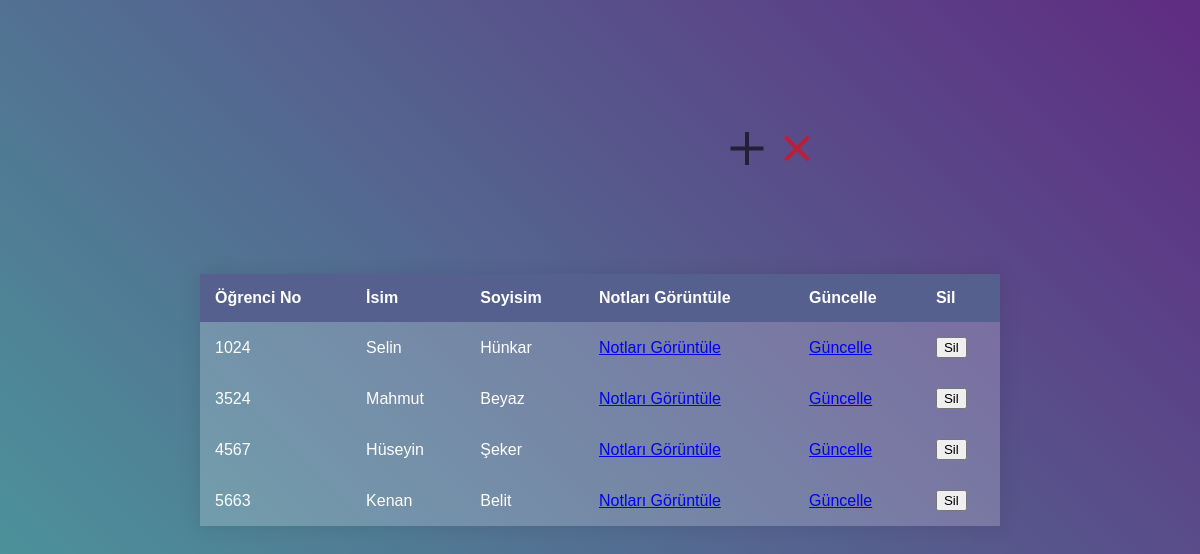
Screenshot of /öğrenciler.php with the database file from the repository.
### tables this page shows
CREATE TABLE `students` (
  `id` int(11) NOT NULL,
  `student_no` int(4) NOT NULL,
  `name` varchar(20) NOT NULL,
  `surname` varchar(20) NOT NULL
);

### öğrenciler.php (the view, shortened to what this page needs)
<?php
include("baglan.php");
$result = mysqli_query($conn,"SELECT * FROM students");
$data = $result->fetch_all(MYSQLI_ASSOC);
?>
<!DOCTYPE html>
<html>
<div class="row">
	 		<div class="col-md-10 mx-auto">
	 			<div class="row">
			 		<div class="col-md-2">
                        <a href="logout.php" class="close"></a>
			 		</div>
           <div class="col-md-2">
			 			<a href="yeniöğrenci.php" class="yeniöğrenci"></a>
			 		</div>
	 			</div>
	 		</div>
	 	</div>
<div class="container">
	<table>
		<thead>
			<tr>
            <th>Öğrenci No</th>
            <th>İsim</th>
            <th>Soyisim</th>
            <th>Notları Görüntüle</th>
            <th>Güncelle</th>
            <th>Sil</th>
			</tr>
		</thead>
		<tbody>
        <?php foreach($data as $row): ?>
  <tr>
    <td><?= htmlspecialchars($row['student_no']) ?></td>
    <td><?= htmlspecialchars($row['name']) ?></td>
    <td><?= htmlspecialchars($row['surname']) ?></td>
    <td><a href="notlar.php?student_no=<?php echo $row['student_no'];?>">Notları Görüntüle</a></td>
    <td><a href="uptadestu.php?id=<?php echo $row['id'];?>">Güncelle</a></td>
    <form class="form-horizontal card card-block w-50 mx-auto bg-light" action="öğrenciler.php" method="POST">
      <td><input type="submit" name="delete" class="btn btn-danger btn-sm" id="delete" value="Sil"></a></td>
    </form>
  </tr>
  <?php endforeach ?>
		</tbody>
	</table>
</div>

### öğrenciler.php (style rules this page uses)
.close { position: absolute; right: 388px; top: 132px; width: 32px; height: 32px; opacity: 0.6; }
.close:before, .close:after { position: absolute; left: 15px; content: ' '; height: 33px; width: 4px; background-color: red; }
.close:before { transform: rotate(45deg); }
.close:after { transform: rotate(-45deg); }
.yeniöğrenci { position: absolute; right: 438px; top: 132px; width: 32px; height: 32px; opacity: 0.6; }
.yeniöğrenci:before, .yeniöğrenci:after { position: absolute; left: 15px; content: ' '; height: 33px; width: 4px; background-color: black; }
.yeniöğrenci:before { transform: rotate(90deg); }
.yeniöğrenci:after { transform: rotate(0deg); }
html, body { height: 100%; }
.container { position: absolute; top: 50%; left: 50%; transform: translate(-50%, -50%); }
table { width: 800px; border-collapse: collapse; overflow: hidden; box-shadow: 0 0 20px rgba(0,0,0,0.1); }
th, td { padding: 15px; background-color: rgba(255,255,255,0.2); color: #fff; }
th { text-align: left; }

### rows the page displays
students: student_no "1024", name "Selin", surname "Hünkar"
students: student_no "3524", name "Mahmut", surname "Beyaz"
students: student_no "4567", name "Hüseyin", surname "Şeker"
students: student_no "5663", name "Kenan", surname "Belit"
